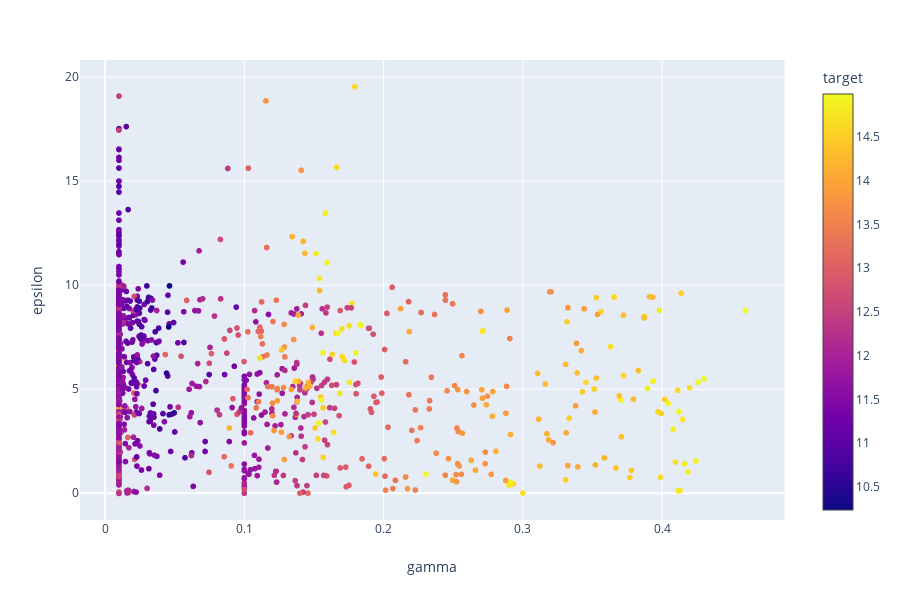

Here is the notebook cell this chart was saved with:
### Code cell
px.scatter(df2, x="gamma", y="epsilon", color="target")

### Figure 1 — Plotly figure (JSON) as saved in the notebook; plotly's stock layout.template omitted (floating-point values rounded to 4 significant figures; data arrays with more than 128 entries replaced by an {"elided": "..."} marker saying what was removed)
{"data": [{"hoverlabel": {"namelength": 0}, "hovertemplate": "gamma=%{x}<br>epsilon=%{y}<br>target=%{marker.color}", "legendgroup": "", "marker": {"color": {"elided": "1660 float values"}, "coloraxis": "coloraxis", "symbol": "circle"}, "mode": "markers", "name": "", "showlegend": false, "type": "scattergl", "x": {"elided": "1660 float values"}, "xaxis": "x", "y": {"elided": "1660 float values"}, "yaxis": "y"}], "layout": {"coloraxis": {"colorbar": {"title": {"text": "target"}}, "colorscale": [[0, "#0d0887"], [0.1111, "#46039f"], [0.2222, "#7201a8"], [0.3333, "#9c179e"], [0.4444, "#bd3786"], [0.5556, "#d8576b"], [0.6667, "#ed7953"], [0.7778, "#fb9f3a"], [0.8889, "#fdca26"], [1, "#f0f921"]]}, "height": 600, "legend": {"tracegroupgap": 0}, "margin": {"t": 60}, "xaxis": {"anchor": "y", "domain": [0, 0.98], "title": {"text": "gamma"}}, "yaxis": {"anchor": "x", "domain": [0, 1], "title": {"text": "epsilon"}}}}
